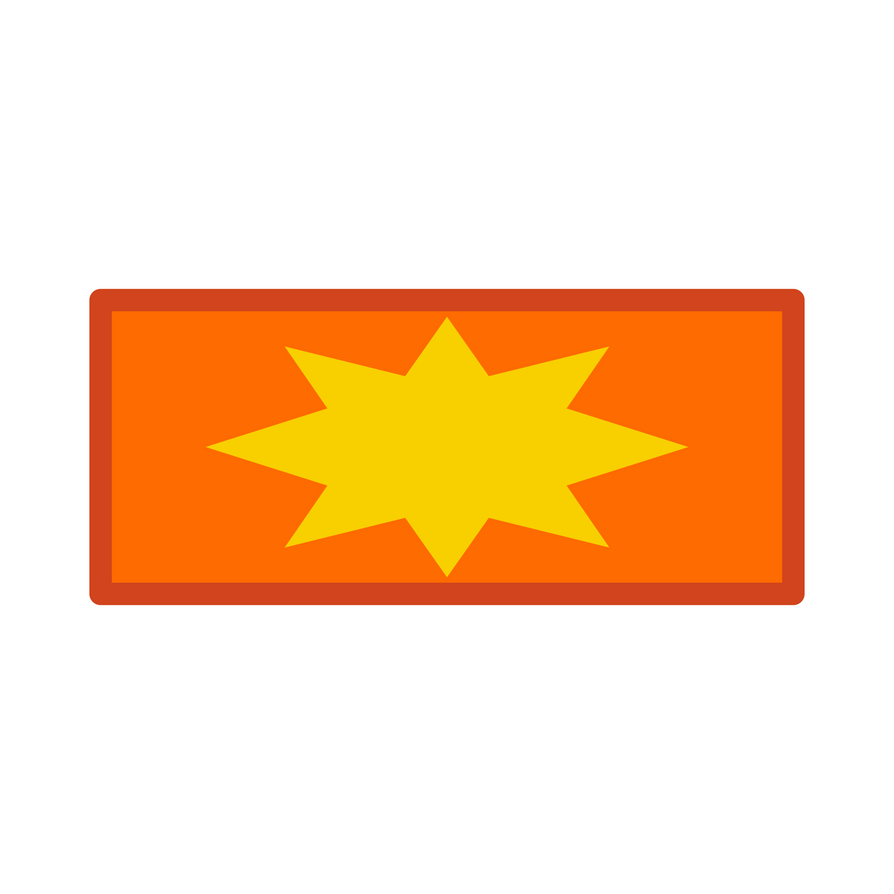
#> input picture pokemon-misc/physical_move.png, 894 x 894 px
$ python crop-move-type.py
#> lines starting #> are read from the running program, lines starting #| are printed output that depends on the picture
from PIL import Image


SRC = "physical_move.png"
POS = (90, 289)
WIDTH = 714
HEIGHT = 316


def main():
	cropped = crop()
	result = cropped
	result.save("special-move.png")


def crop():
	opened = Image.open(SRC)
#> opened is the input picture: PIL image 894x894 RGBA; mean R, G, B, A 72.9, 39.1, 5.6, 74.2
	cropped = opened.crop((POS[0], POS[1], POS[0] + WIDTH, POS[1] + HEIGHT))
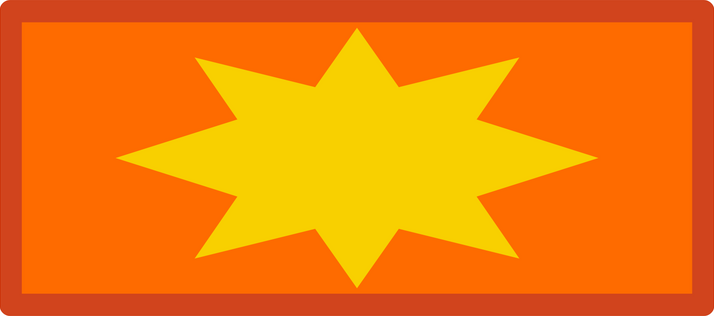
#> cropped: PIL image 714x316 RGBA; mean R, G, B, A 243.8, 124.4, 5.7, 255; transparent parts drawn white
	return cropped


if __name__ == "__main__":
	main()

$ run again, with pokemon-misc/sample.png copied over pokemon-misc/physical_move.png
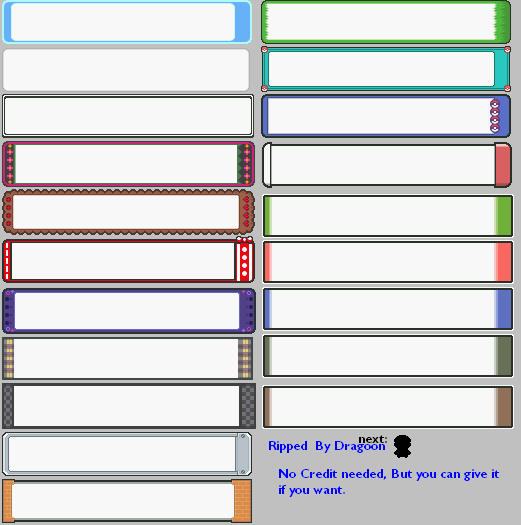
#> input picture pokemon-misc/sample.png, 521 x 525 px
#> in crop, opened is the input picture: PIL image 521x525 RGB; mean R, G, B 208.6, 208.8, 209.7
#> in crop, `cropped = opened.crop((POS[0], POS[1], POS[0] + WIDTH, POS[1] + HEIGHT))`:
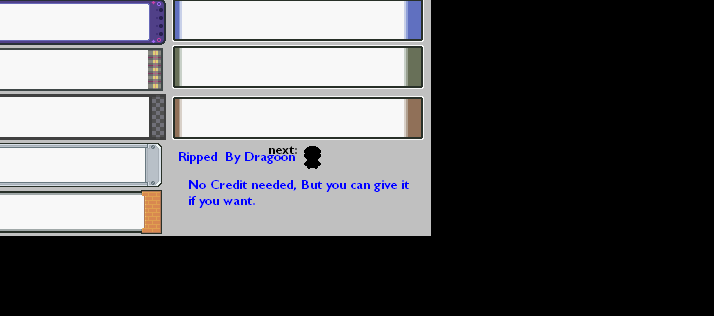
#> cropped: PIL image 714x316 RGB; mean R, G, B 92.3, 92.2, 94
